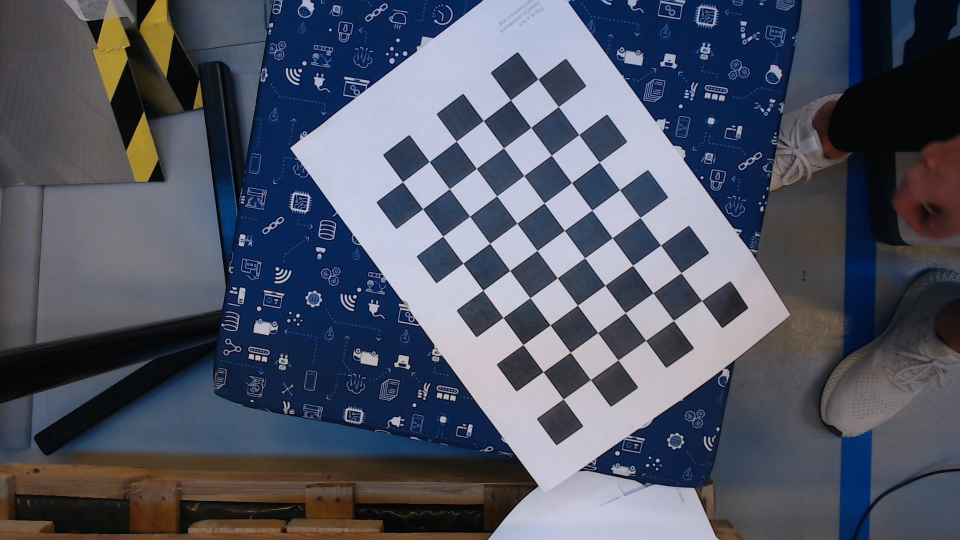
#> input picture data/cam (1).jpg, 1920 x 1080 px (shown at 1/2 size); its folder holds 5 pictures in this run
$ python cameraCalib.py
#> lines starting #> are read from the running program, lines starting #| are printed output that depends on the picture
#> in main, `img = cv.imread('data/cam (1).jpg', cv.IMREAD_GRAYSCALE)`:
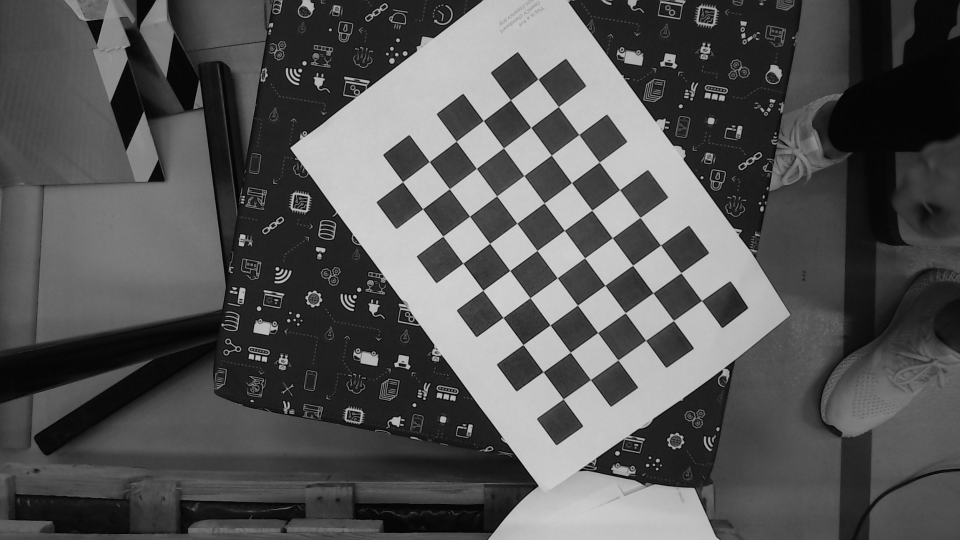
#> img: shape (1080, 1920) (shown at 1/2 size); min 0, max 223, mean 85.6
""" Camera calibration """

import numpy as np
import cv2 as cv
import glob


def projectionError(objectPoints, imagePoints, rvecs, tvecs, cameraMatrix, coefficients):
    """
    Calculate the back-projection error, given intrinsic and extrinsic parameters.

    :param objectPoints: List
        A list of 3D points in the world coordinate system, for each image used for calibration.
    :param imagePoints: np.ndarray
        A list of 2D points in the image coordinate system i.e. projected points, for each image used for calibration.
    :param rvecs: np.ndarray
        A list of rotation vectors for each image used for calibration.
    :param tvecs: np.ndarray
        A list of translation vectors for each image used for calibration.
    :param cameraMatrix: np.ndarray
        A matrix of intrinsic camera parameters.
    :param coefficients: np.ndarray
        A list of distortion coefficients.
    """

    meanError = 0
    for i in range(len(objectPoints)):
        # Project 3D points to 2D points
        imagePoints_2D, _ = cv.projectPoints(objectPoints[i], rvecs[i], tvecs[i], cameraMatrix, coefficients)

        # Get the error measurement using L2 normalization
        error = cv.norm(imagePoints[i], imagePoints_2D, cv.NORM_L2) / len(imagePoints_2D)
        meanError += error

    print(f'Mean back-projection error: {meanError / len(objectPoints)}, \n')


def getCalibration(size, directory='data/', display=False):
    """
    Get intrinsic parameters and distortion coefficients given some images and the size of chessboard squares

    :param size: Tuple
        Number of inner corners of the chessboard in x and y direction.
    :param directory: String
        Path to the images used for calibration.
    :param display: Boolean
        A flag parameter for displaying the detection of chessboard corners.

    :return: cameraMatrix, newCameraMatrix, coefficients: np.ndarray
        Camera matrix, camera matrix corrected by a free scale factor, and distortion coefficients.
    """
#> called with size = (6, 9), directory = 'data/', display = False

    # Termination criteria
    criteria = (cv.TERM_CRITERIA_EPS + cv.TERM_CRITERIA_MAX_ITER, 30, 0.001)

    # Initialize object points
    objectPoints = np.zeros((size[0] * size[1], 3), np.float32)
    objectPoints[:, :2] = np.mgrid[0:size[1], 0:size[0]].T.reshape(-1, 2)

    # Arrays to store object points and image points from all the images.
    newObjectPoints = list()  # 3d point in real world space
    imagePoints = list()  # 2d points in image plane.
    images = glob.glob(directory + '*.jpg')

    # Store the width and height of the image
    height, width = None, None

    # Traverse all images in the data folder
    for img in images:
        img = cv.imread(img)
#> img is the input picture: shape (1080, 1920, 3); mean B, G, R 100.1, 85.3, 80.6
        gray = cv.cvtColor(img, cv.COLOR_BGR2GRAY)

        # Get the size of the image
        height, width = gray.shape
#> height = 1080; width = 1920

        # Find the chess board corners
        ret, corners = cv.findChessboardCorners(gray, (size[1], size[0]), None)
#> ret = True; corners = 54 rows, first 8: [1126.6, 798.1], [1086.5, 743.9], [1046.5, 689.5], [1006.5, 635.3], [966.5, 580.9], [926.3, 526.6], [886.2, 472.6], [845.9, 418.2]

        # If found, add object points, image points (after refining them)
        if ret:
            newObjectPoints.append(objectPoints)
            imagePoints.append(corners)

            if display:
                corners2 = cv.cornerSubPix(gray, corners, (11, 11), (-1, -1), criteria)

                # Draw and display the corners, Uncomment to see
                cv.drawChessboardCorners(img, (size[1], size[0]), corners2, ret)
                cv.imshow('img', cv.resize(img, (800, 500)))
                cv.waitKey(200)
#> pass 2 of the loop in getCalibration, `for img in images:`:
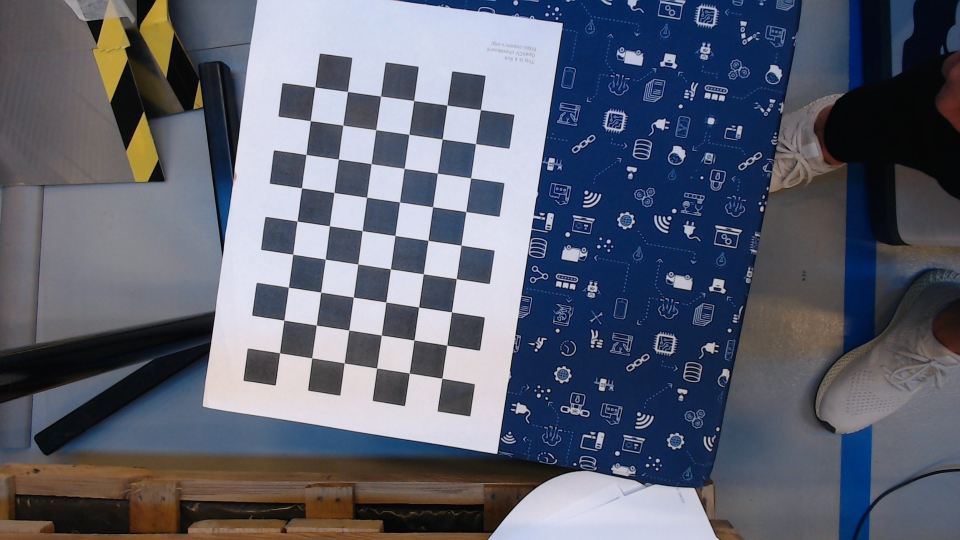
#> input picture data/cam (10).jpg, 1920 x 1080 px (shown at 1/2 size)
#> in getCalibration, img is the input picture: shape (1080, 1920, 3); mean B, G, R 111.1, 96.6, 92.2
#> in getCalibration, `gray = cv.cvtColor(img, cv.COLOR_BGR2GRAY)`:
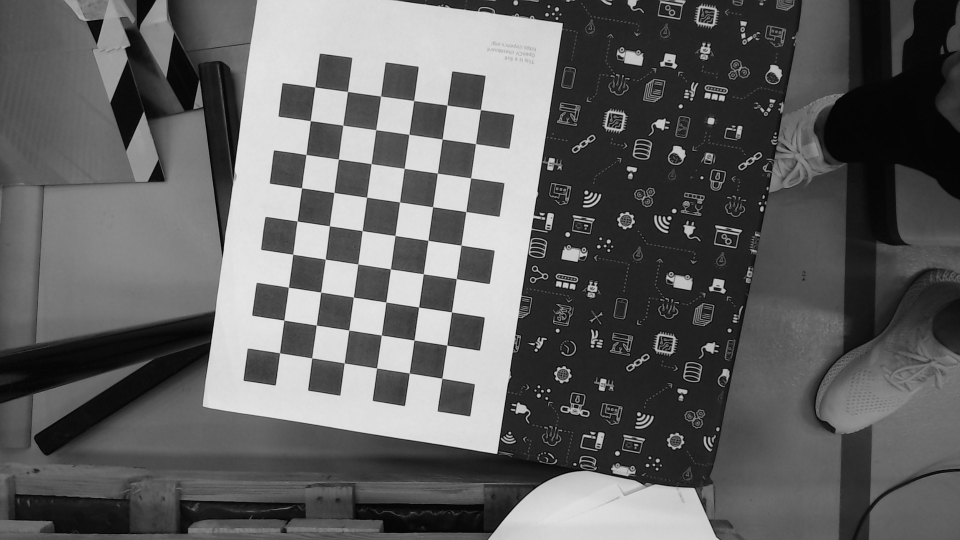
#> gray: shape (1080, 1920) (shown at 1/2 size); min 0, max 240, mean 96.9
#> corners = 54 rows, first 8: [559.7, 706.1], [568, 640.3], [577.1, 575], [586.2, 509], [594.9, 442.1], [603.7, 376.2], [612.3, 309.4], [621.2, 241.9]
#> pass 3 of the loop in getCalibration, `for img in images:`:
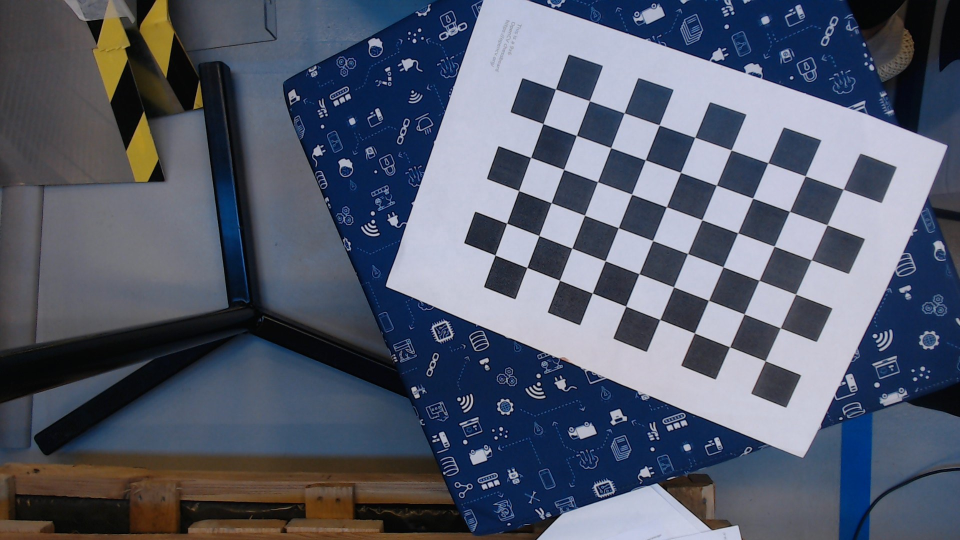
#> input picture data/cam (2).jpg, 1920 x 1080 px (shown at 1/2 size)
#> in getCalibration, img is the input picture: shape (1080, 1920, 3); mean B, G, R 107.7, 91.1, 84.7
#> in getCalibration, `gray = cv.cvtColor(img, cv.COLOR_BGR2GRAY)`:
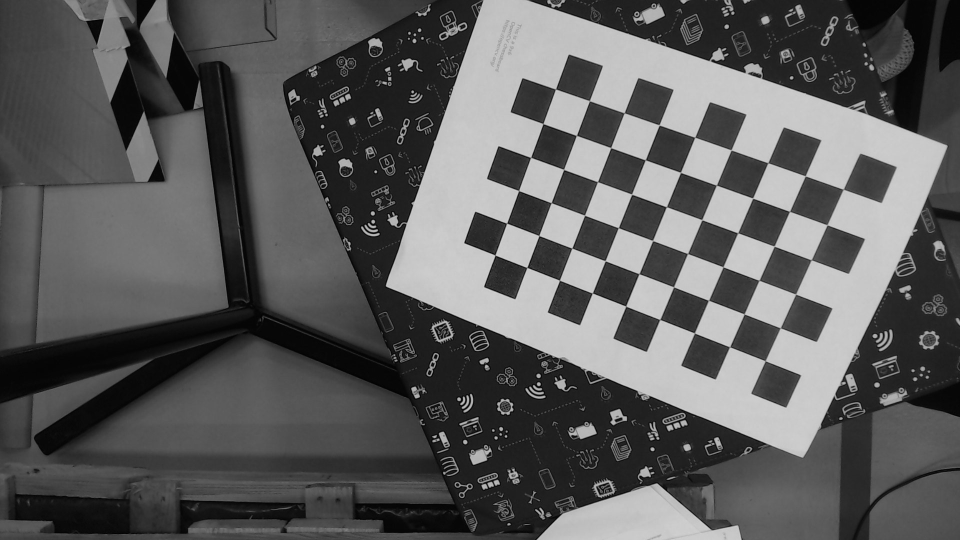
#> gray: shape (1080, 1920) (shown at 1/2 size); min 0, max 219, mean 91
#> corners = 54 rows, first 8: [1530.6, 722.2], [1460, 694.1], [1389.5, 666.5], [1320, 639.5], [1252, 612.5], [1184.8, 586.7], [1119.2, 560.9], [1054, 535.2]
#> the loop made 5 passes; the first 3 are shown

    # Calibrate the camera, returns camera matrix and the distortion coefficients
    _, cameraMatrix, coefficients, rvecs, tvecs = cv.calibrateCamera(newObjectPoints, imagePoints, (width, height),
                                                                     None, None)

    # Correct the camera matrix
    newCameraMatrix, roi = cv.getOptimalNewCameraMatrix(cameraMatrix, coefficients, (width, height), 1, (width, height))

    # Calculate the re-projection error
    projectionError(newObjectPoints, imagePoints, rvecs, tvecs, newCameraMatrix, coefficients)

    # Save the intrinsic parameters matrix and the distortion coefficients
    np.savez('intrinsic.npz', camera_matrix=cameraMatrix, distortion=coefficients)

    return cameraMatrix, newCameraMatrix, coefficients


def main():
    # Initialize parameters
    size = (6, 9)
    img = cv.imread('data/cam (1).jpg', cv.IMREAD_GRAYSCALE)

    # Get the intrinsic parameters and distortion coefficients of the camera and print them
    cameraMatrix, newCameraMatrix, coefficients = getCalibration(size, directory='data/')
    print(f'Intrinsic parameter matrix: \n{newCameraMatrix}, \ndistortion coefficients: {coefficients}')

    # Remove distortion
    output = cv.undistort(img, cameraMatrix, coefficients, newCameraMatrix=newCameraMatrix)
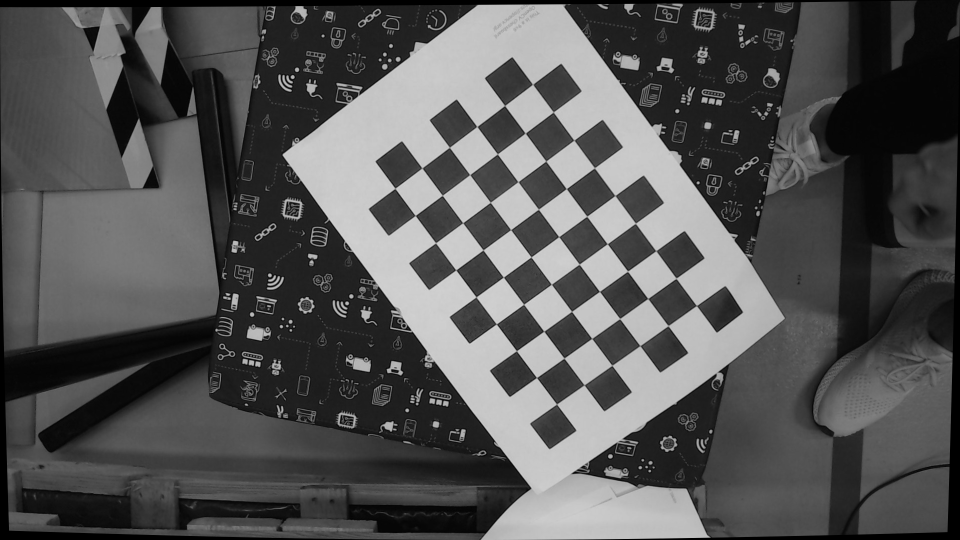
#> output: shape (1080, 1920) (shown at 1/2 size); min 0, max 217, mean 84

    # Show corrected image
    cv.imshow('img', cv.resize(output, (800, 500)))
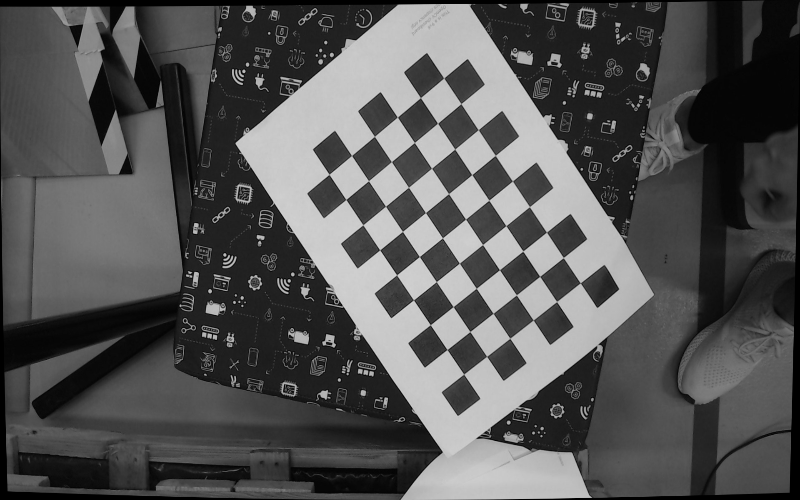
#> window 'img': shape (500, 800); min 0, max 213, mean 83.9
    cv.waitKey(0)
    cv.destroyAllWindows()


if __name__ == '__main__':
    main()
